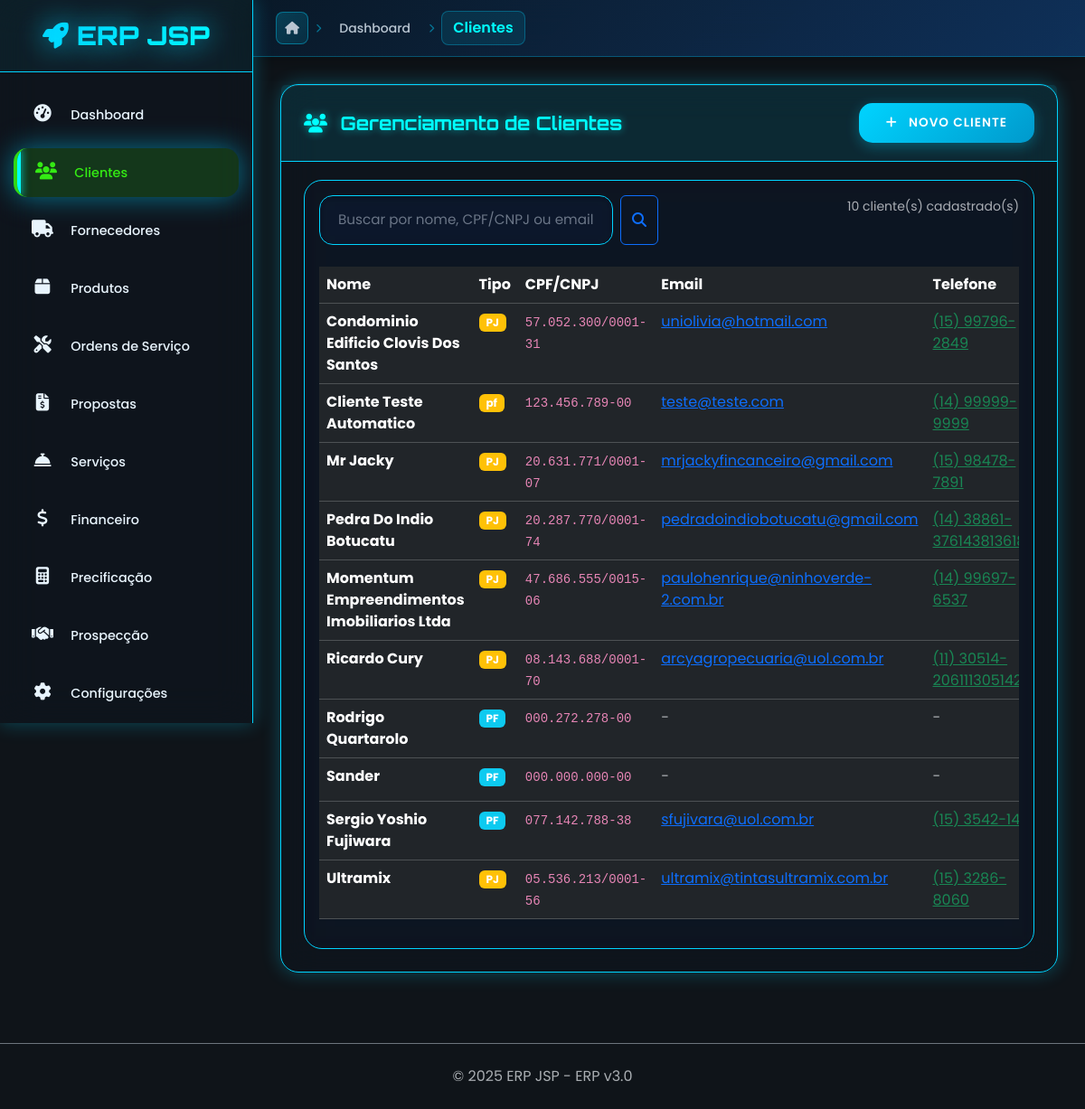
Page /cliente/listar on the earlier database version.
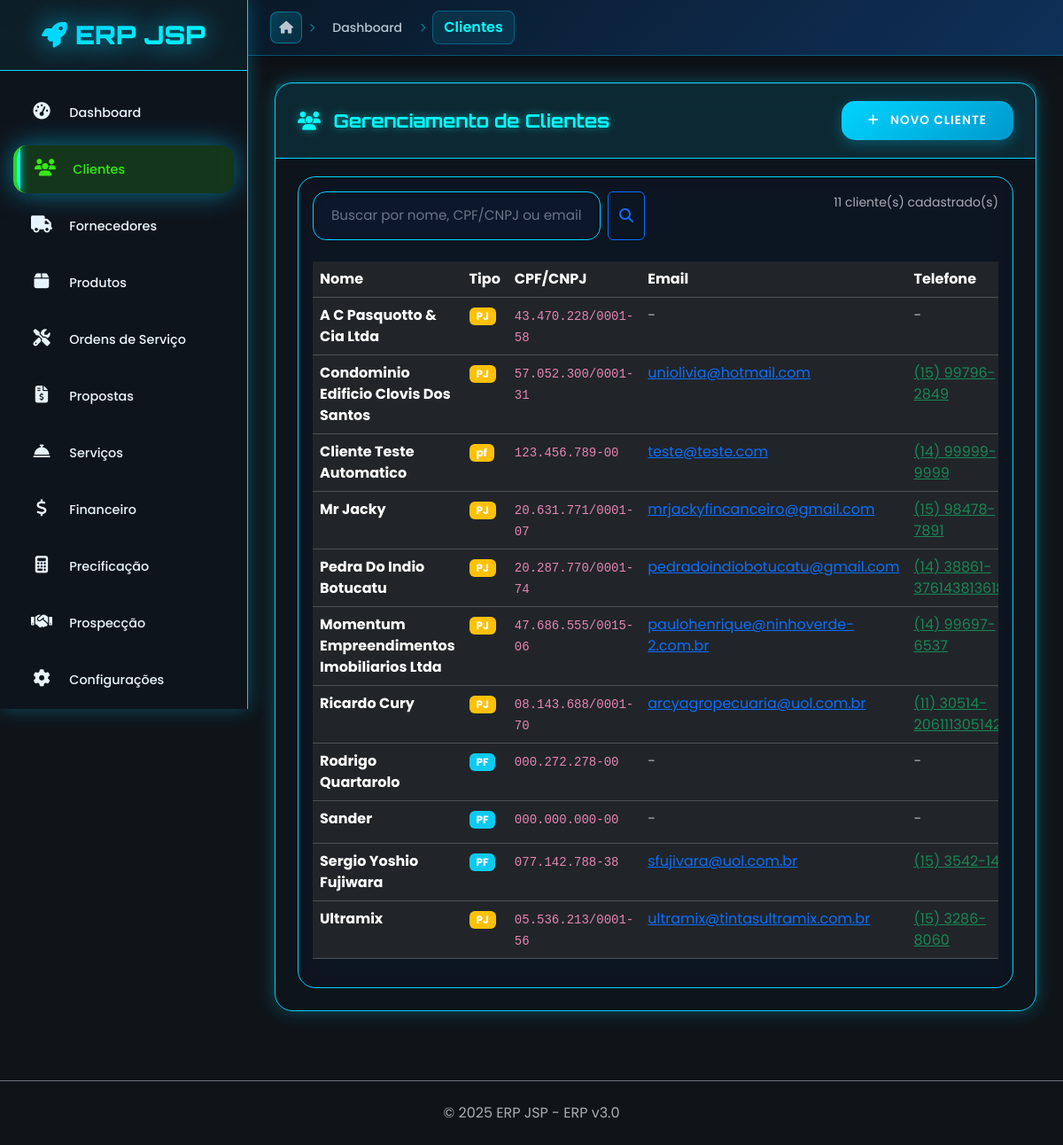
Same page on the later database version.
### app/cliente/cliente_model.py (models this page shows, shortened)
class Cliente(BaseModel):
    __tablename__ = 'clientes'
    nome = db.Column(db.String(150), nullable=False, index=True)
    nome_fantasia = db.Column(db.String(150), index=True)  # Para PJ
    razao_social = db.Column(db.String(200))  # Para PJ
    tipo = db.Column(db.String(20), nullable=False, default='PF')  # PF ou PJ
    cpf_cnpj = db.Column(db.String(20), unique=True, index=True)
    rg_ie = db.Column(db.String(20))
    im = db.Column(db.String(20))  # Inscrição Municipal
    email = db.Column(db.String(150), index=True)
    email_financeiro = db.Column(db.String(150))  # Email específico para cobrança
    telefone = db.Column(db.String(20))
    celular = db.Column(db.String(20))
    whatsapp = db.Column(db.String(20))
    site = db.Column(db.String(200))
    contato_nome = db.Column(db.String(100))  # Nome do responsável
    contato_cargo = db.Column(db.String(100))  # Cargo do responsável
    contato_telefone = db.Column(db.String(20))
    contato_email = db.Column(db.String(150))
    cep = db.Column(db.String(10))
    endereco = db.Column(db.String(200))
    numero = db.Column(db.String(20))
    complemento = db.Column(db.String(100))
    bairro = db.Column(db.String(100))
    cidade = db.Column(db.String(100))
    estado = db.Column(db.String(2))
    pais = db.Column(db.String(50), default='Brasil')
    segmento = db.Column(db.String(100))  # Setor de atuação
    porte_empresa = db.Column(db.String(20))  # MEI, ME, EPP, Grande
    origem = db.Column(db.String(50))  # Como conheceu a empresa
    classificacao = db.Column(db.String(20), default='A')  # A, B, C (qualidade)
    limite_credito = db.Column(db.Numeric(10, 2), default=0)
    forma_pagamento_padrao = db.Column(db.String(50))
    prazo_pagamento_padrao = db.Column(db.Integer, default=30)  # dias
    desconto_padrao = db.Column(db.Numeric(5, 2), default=0)  # %
    data_nascimento = db.Column(db.Date)  # Para PF
    data_fundacao = db.Column(db.Date)  # Para PJ
    genero = db.Column(db.String(20))  # Para PF
    estado_civil = db.Column(db.String(20))  # Para PF
    profissao = db.Column(db.String(100))  # Para PF
    observacoes = db.Column(db.Text)
    observacoes_internas = db.Column(db.Text)  # Não visível em relatórios
    status = db.Column(db.String(20), default='ativo')  # ativo, inativo, bloqueado
    motivo_bloqueio = db.Column(db.String(200))
    @property
    def nome_display(self):
        if self.tipo == 'PJ' and self.nome_fantasia:
            return self.nome_fantasia.title()
        return self.nome.title() if self.nome else ''
    @property
    def documento_formatado(self):
        if not self.cpf_cnpj:
            return ''
        doc = ''.join(filter(str.isdigit, self.cpf_cnpj))
        if len(doc) == 11:  # CPF
            return f'{doc[:3]}.{doc[3:6]}.{doc[6:9]}-{doc[9:]}'
        elif len(doc) == 14:  # CNPJ
            return f'{doc[:2]}.{doc[2:5]}.{doc[5:8]}/{doc[8:12]}-{doc[12:]}'
        return self.cpf_cnpj

### app/cliente/cliente_routes.py (the view)
@cliente_bp.route('/')
@cliente_bp.route('/listar')
def listar():
    busca = request.args.get('busca', '').strip()
    if busca:
        clientes = Cliente.query.filter(
            db.or_(
                Cliente.nome.ilike(f'%{busca}%'),
                Cliente.cpf_cnpj.ilike(f'%{busca}%')
            ),
            Cliente.ativo == True
        ).order_by(Cliente.nome).all()
    else:
        clientes = Cliente.query.filter_by(ativo=True).order_by(Cliente.nome).all()
    cliente11_na_lista = any(c.id == 11 for c in clientes)
    print(f"DEBUG LISTAGEM: {len(clientes)} clientes encontrados")
    print(f"DEBUG: Cliente 11 na lista: {cliente11_na_lista}")
    if not cliente11_na_lista:
        cliente11_direto = Cliente.query.filter_by(id=11).first()
        if cliente11_direto:
            print(f"DEBUG: Cliente 11 existe no banco - Nome: {cliente11_direto.nome}, Ativo: {cliente11_direto.ativo}")
    return render_template('cliente/listar.html', clientes=clientes, busca=busca)

### app/cliente/templates/cliente/listar.html (shortened to what this page needs)
{% extends "base.html" %}
{% block breadcrumb %}
<a href="{{ url_for('painel.dashboard') }}">Dashboard</a>
<span class="breadcrumb-separator"><i class="fas fa-chevron-right"></i></span>
<span class="current-page">Clientes</span>
{% endblock %}
{% block content %}
<div class="row">
    <div class="col-12">
        <div class="card">
            <div class="card-header d-flex justify-content-between align-items-center">
                <h4 class="mb-0">
                    <i class="fas fa-users me-2"></i>
                    Gerenciamento de Clientes
                </h4>
                <a href="{{ url_for('cliente.novo') }}" class="btn btn-primary">
                    <i class="fas fa-plus me-2"></i>
                    Novo Cliente
                </a>
            </div>
            <div class="card-body">
                <div class="row mb-4">
                    <div class="col-md-6">
                        <form method="GET" class="d-flex">
                            <input type="text"
                                   name="busca"
                                   class="form-control me-2"
                                   placeholder="Buscar por nome, CPF/CNPJ ou email..."
                                   value="{{ busca }}"
                                   autocomplete="off">
                            <button type="submit" class="btn btn-outline-primary">
                                <i class="fas fa-search"></i>
                            </button>
                        </form>
                    </div>
                    <div class="col-md-6 text-end">
                        <small class="text-muted">
                            {% if busca %}
                                {{ clientes|length }} cliente(s) encontrado(s) para "{{ busca }}"
                            {% else %}
                                {{ clientes|length }} cliente(s) cadastrado(s)
                            {% endif %}
                        </small>
                    </div>
                </div>
                {% if clientes %}
                <div class="table-responsive">
                    <table class="table table-dark table-hover">
                        <thead>
                            <tr>
                                <th>Nome</th>
                                <th>Tipo</th>
                                <th>CPF/CNPJ</th>
                                <th>Email</th>
                                <th>Telefone</th>
                            </tr>
                        </thead>
                        <tbody>
                            {% for cliente in clientes %}
                            <tr>
                                <td>
                                    <strong>{{ cliente.nome_display }}</strong>
                                </td>
                                <td>
                                    <span class="badge bg-{{ 'info' if cliente.tipo == 'PF' else 'warning' }}">
                                        {{ cliente.tipo }}
                                    </span>
                                </td>
                                <td>
                                    <code>{{ cliente.documento_formatado or '-' }}</code>
                                </td>
                                <td>
                                    {% if cliente.email %}
                                        <a href="mailto:{{ cliente.email }}" class="text-primary">
                                            {{ cliente.email }}
                                        </a>
                                    {% else %}
                                        <span class="text-muted">-</span>
                                    {% endif %}
                                </td>
                                <td>
                                    {% if cliente.celular %}
                                        <a href="tel:{{ cliente.celular }}" class="text-success">
                                            {{ cliente.celular }}
                                        </a>
                                    {% elif cliente.telefone %}
                                        <a href="tel:{{ cliente.telefone }}" class="text-success">
                                            {{ cliente.telefone }}
                                        </a>
                                    {% else %}
                                        <span class="text-muted">-</span>
                                    {% endif %}
                                </td>
                            </tr>
                            {% endfor %}
                        </tbody>
                    </table>
                </div>
                {% endif %}
            </div>
        </div>
    </div>
</div>
{% endblock %}

### app/templates/base.html (shortened to what this page needs)
<!DOCTYPE html>
<html lang="pt-BR" data-bs-theme="dark">
<head>
    <link href="https://cdn.jsdelivr.net/npm/bootstrap@5.3.2/dist/css/bootstrap.min.css" rel="stylesheet">
    <link href="https://cdnjs.cloudflare.com/ajax/libs/font-awesome/6.4.0/css/all.min.css" rel="stylesheet">
    <link href="{{ url_for('static', filename='css/neon-theme.css') }}" rel="stylesheet">
    <link href="{{ url_for('static', filename='css/form-override.css') }}" rel="stylesheet">
    <link href="{{ url_for('static', filename='css/navigation-enhanced-clean.css') }}" rel="stylesheet">
    <link href="{{ url_for('static', filename='css/fix-sidebar.css') }}" rel="stylesheet">
</head>
<body>
    <div class="sidebar" id="sidebar">
        <div class="sidebar-brand">
            <h1>
                <i class="fas fa-rocket"></i>
                {{ COMPANY_NAME }}
            </h1>
        </div>
        <nav class="sidebar-nav">
            <div class="nav-item">
                <a href="{{ url_for('painel.dashboard') }}" class="nav-link">
                    <i class="nav-icon fas fa-tachometer-alt"></i>
                    <span class="nav-text">Dashboard</span>
                </a>
            </div>
            <div class="nav-item">
                <a href="{{ url_for('cliente.listar') }}" class="nav-link">
                    <i class="nav-icon fas fa-users"></i>
                    <span class="nav-text">Clientes</span>
                </a>
            </div>
            <div class="nav-item">
                <a href="{{ url_for('fornecedor.listar') }}" class="nav-link">
                    <i class="nav-icon fas fa-truck"></i>
                    <span class="nav-text">Fornecedores</span>
                </a>
            </div>
            <div class="nav-item">
                <a href="{{ url_for('produto.listar') }}" class="nav-link">
                    <i class="nav-icon fas fa-box"></i>
                    <span class="nav-text">Produtos</span>
                </a>
            </div>
            <div class="nav-item">
                <a href="{{ url_for('ordem_servico.listar') }}" class="nav-link">
                    <i class="nav-icon fas fa-tools"></i>
                    <span class="nav-text">Ordens de Serviço</span>
                </a>
            </div>
            <div class="nav-item">
                <a href="{{ url_for('proposta.listar_propostas') }}" class="nav-link">
                    <i class="nav-icon fas fa-file-invoice-dollar"></i>
                    <span class="nav-text">Propostas</span>
                </a>
            </div>
            <div class="nav-item">
                <a href="{{ url_for('servico.dashboard') }}" class="nav-link">
                    <i class="nav-icon fas fa-concierge-bell"></i>
                    <span class="nav-text">Serviços</span>
                </a>
            </div>
            <div class="nav-item">
                <a href="{{ url_for('financeiro.dashboard') }}" class="nav-link">
                    <i class="nav-icon fas fa-dollar-sign"></i>
                    <span class="nav-text">Financeiro</span>
                </a>
            </div>
            <div class="nav-item">
                <a href="{{ url_for('precificacao.calculadora') }}" class="nav-link">
                    <i class="nav-icon fas fa-calculator"></i>
                    <span class="nav-text">Precificação</span>
                </a>
            </div>
            <div class="nav-item">
                <a href="{{ url_for('prospeccao.dashboard') }}" class="nav-link">
                    <i class="nav-icon fas fa-handshake"></i>
                    <span class="nav-text">Prospecção</span>
                </a>
            </div>
            <div class="nav-item">
                <a href="{{ url_for('configuracao.visualizar') }}" class="nav-link">
                    <i class="nav-icon fas fa-cog"></i>
                    <span class="nav-text">Configurações</span>
                </a>
            </div>
        </nav>
    </div>
    <div class="main-content">
        <div class="topbar-modern">
            <nav class="breadcrumb-modern" aria-label="breadcrumb">
                <a href="{{ url_for('painel.dashboard') }}" class="breadcrumb-home">
                    <i class="fas fa-home"></i>
                </a>
                <span class="breadcrumb-separator"><i class="fas fa-chevron-right"></i></span>
                {% block breadcrumb %}{% endblock %}
            </nav>
        </div>
        <div class="content-wrapper">
            {% block content %}{% endblock %}
        </div>
    </div>
    <footer class="mt-5 py-4 text-center text-muted border-top border-secondary">
        <div class="container">
            <p class="mb-0">
                &copy; 2025 {{ COMPANY_NAME }} - ERP v{{ SYSTEM_VERSION }}
            </p>
        </div>
    </footer>
</body>
</html>

Differences in the rows shown:
added Cliente: nome_display "A C Pasquotto & Cia Ltda", tipo "PJ", cpf_cnpj "43.470.228/0001-58"
Other differences:
{{ clientes|length }}: "10" → "11"
